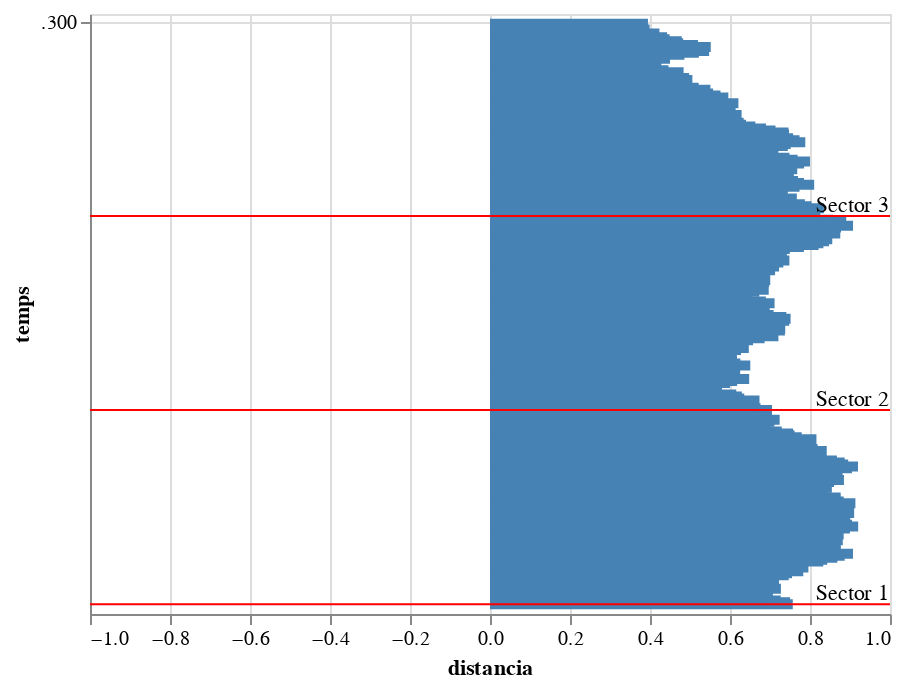

The cell this chart's notebook holds for it:
### Code cell
# llegim el fitxer CSV amb pandas
data = pd.DataFrame([
    {'temps':i, 'distancia':values[i], 'sector': i//100} for i in range(300)]
)

display(data.head())

# definim la visualització de dades
chart = alt.Chart(data).mark_bar().encode(
    # alt x with a ratio from -1 to 1
    x=alt.X('distancia:Q', scale=alt.Scale(domain=[-1, 1])),
    y='temps:T',
    color=alt.condition(
        alt.datum.distancia > 0,
        alt.value("steelblue"),  # The positive color
        alt.value("orange")  # The negative color
    ),
    order='temps:Q',
    tooltip=['sector:N', 'distancia:Q']
)

sectors = pd.DataFrame([{'y': 0, 'label': 'Sector 1'}, {'y': 100, 'label': 'Sector 2'}, {'y': 200, 'label': 'Sector 3'}])
rule = alt.Chart(sectors).mark_rule(color='red').encode(
    y=alt.Y('y:T', axis=alt.Axis(title='temps')),
)
text = rule.mark_text(
    align='right',
    baseline='middle',
    dx=+200,
    dy=-5
).encode(
    text='label:N'
)
chart + rule + text

### Figure 1 — Vega-Lite specification as saved in the notebook (floating-point values rounded to 4 significant figures; data arrays with more than 128 entries replaced by an {"elided": "..."} marker saying what was removed)
{"config": {"view": {"continuousWidth": 400, "continuousHeight": 300}}, "layer": [{"data": {"name": "data-779b92507d08e4f6d676a890b0bb87a9"}, "mark": "bar", "encoding": {"color": {"condition": {"value": "steelblue", "test": "(datum.distancia > 0)"}, "value": "orange"}, "order": {"field": "temps", "type": "quantitative"}, "tooltip": [{"field": "sector", "type": "nominal"}, {"field": "distancia", "type": "quantitative"}], "x": {"field": "distancia", "scale": {"domain": [-1, 1]}, "type": "quantitative"}, "y": {"field": "temps", "type": "temporal"}}}, {"data": {"name": "data-65bb7f5061add84d171f5b82f481c38c"}, "mark": {"type": "rule", "color": "red"}, "encoding": {"y": {"axis": {"title": "temps"}, "field": "y", "type": "temporal"}}}, {"data": {"name": "data-65bb7f5061add84d171f5b82f481c38c"}, "mark": {"type": "text", "align": "right", "baseline": "middle", "dx": 200, "dy": -5}, "encoding": {"text": {"field": "label", "type": "nominal"}, "y": {"axis": {"title": "temps"}, "field": "y", "type": "temporal"}}}], "$schema": "https://vega.github.io/schema/vega-lite/v4.17.0.json", "datasets": {"data-779b92507d08e4f6d676a890b0bb87a9": {"elided": "300 records"}, "data-65bb7f5061add84d171f5b82f481c38c": [{"y": 0, "label": "Sector 1"}, {"y": 100, "label": "Sector 2"}, {"y": 200, "label": "Sector 3"}]}}
